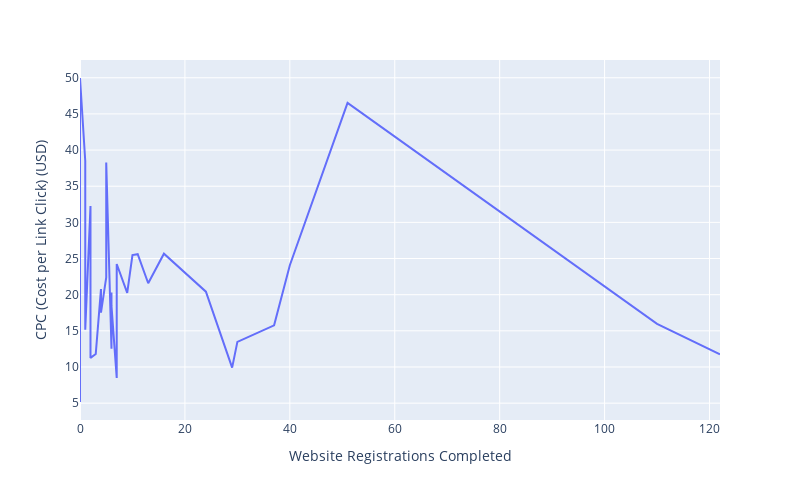

The code cell stored with this chart in its notebook:
### Code cell
fig = px.line(grouped, x= 'Website Registrations Completed', y= 'CPC (Cost per Link Click) (USD)',
              height=500, width=800)
fig.show()

### Figure 1 — Plotly figure (JSON) as saved in the notebook; plotly's stock layout.template omitted (floating-point values rounded to 4 significant figures)
{"data": [{"hoverlabel": {"namelength": 0}, "hovertemplate": "Website Registrations Completed=%{x}<br>CPC (Cost per Link Click) (USD)=%{y}", "legendgroup": "", "line": {"color": "#636efa", "dash": "solid"}, "mode": "lines", "name": "", "showlegend": false, "type": "scatter", "x": [122, 110, 51, 40, 37, 30, 29, 24, 16, 13, 11, 10, 9, 7, 7, 6, 6, 6, 5, 5, 5, 4, 4, 4, 3, 2, 2, 2, 1, 1, 0, 0, 0, 0, 0, 0], "xaxis": "x", "y": [11.76, 15.96, 46.53, 24.08, 15.76, 13.48, 9.908, 20.42, 25.67, 21.58, 25.61, 25.48, 20.25, 24.24, 8.493, 18.45, 20.31, 12.53, 38.29, 25.2, 22.39, 17.51, 18.27, 20.78, 11.79, 11.26, 18.8, 32.26, 15.15, 38.48, 49.97, 5.16, 25.39, 24.14, 35.23, 18.06], "yaxis": "y"}], "layout": {"height": 500, "legend": {"tracegroupgap": 0}, "margin": {"t": 60}, "width": 800, "xaxis": {"anchor": "y", "domain": [0, 1], "title": {"text": "Website Registrations Completed"}}, "yaxis": {"anchor": "x", "domain": [0, 1], "title": {"text": "CPC (Cost per Link Click) (USD)"}}}}
